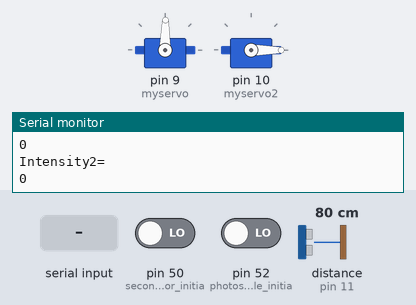
The sketch below on a simulated Arduino Mega 2560, built with avr-gcc and run on an emulated ATmega2560. Shown: 2 × servo, the last lines printed to the serial monitor. The test bench sets the inputs (shaded band); at power-on: pin 50 (second_photosensor_initia) LOW, pin 52 (photosensor_module_initia) LOW, distance to the obstacle (sensor on pin 11) 80 cm. The echo pulse lasts 58.3 µs per cm.

Above: at 2.2 s.
2.3 s: pin 50 (second_photosensor_initia) driven HIGH
At 2.8 s:
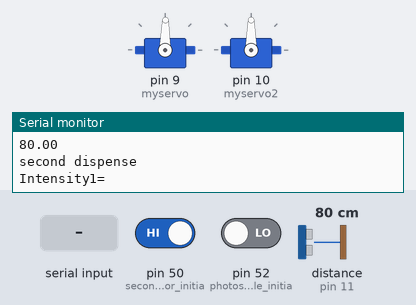
4.1 s: "1" received over the second serial link
At 5.0 s:
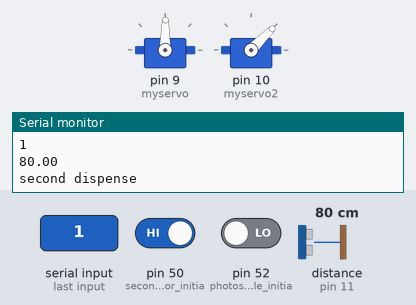
5.8 s: pin 52 (photosensor_module_initia) driven HIGH
At 6.9 s:
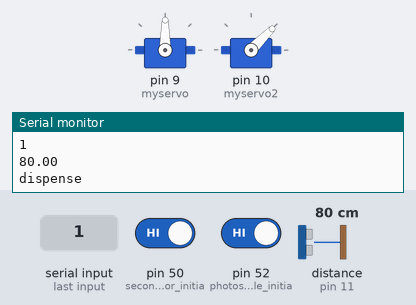
7.7 s: "2" received over the second serial link
At 9.0 s:
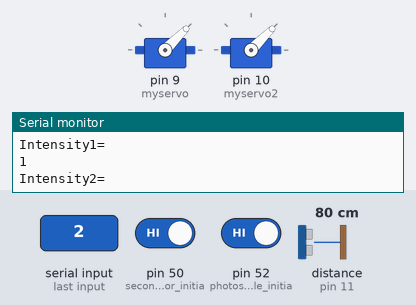
9.3 s: "4" received over the second serial link
At 9.8 s:
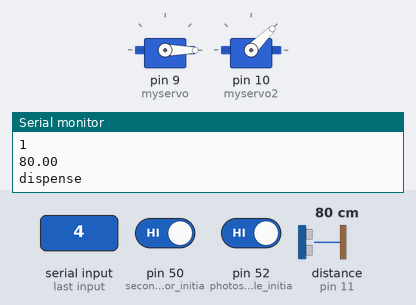
11.0 s: "0" received over the second serial link
At 11.7 s:
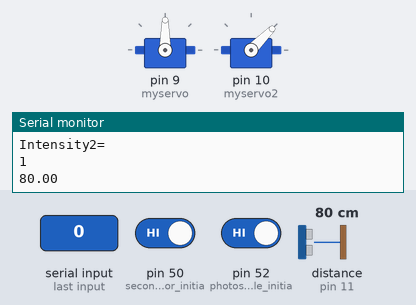
Timing chart, 0 to 13.6 s (numbered marks = the images above; inputs shaded):
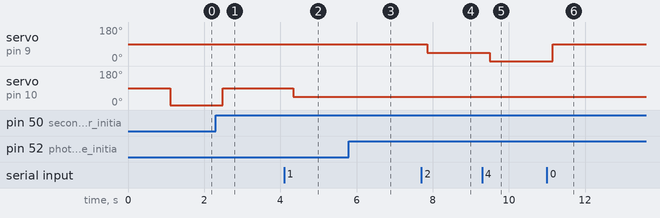

Measured:
- after the input at 2.3 s, servo on pin 10 (myservo2): 0° → 90° after 0.19 s
- after the input at 4.1 s, servo on pin 10 (myservo2): 90° → 45° after 0.25 s
- after the input at 5.8 s, servo on pin 9 (myservo): 89° → 90° after 0.20 s
- after the input at 7.7 s, servo on pin 9 (myservo): 90° → 45° after 0.15 s
- after the input at 9.3 s, servo on pin 9 (myservo): 45° → 0° after 0.20 s
- after the input at 11.0 s, servo on pin 9 (myservo): 0° → 90° after 0.15 s

The sketch:

servomove.ino
```cpp
/*
 *  CEID Food Assembly Line code
 *  by Wesley Wong
 */

//HC-05 bluetooth module SoftwareSerial library
#include <SoftwareSerial.h>
SoftwareSerial MyBlue(2, 3); // Software definition for serial pins; RX2 & TX3
int val = 0; // declare variable for input from device

//ultrasonic sensor
#include <HCSR04.h>
// Initialize sensor that uses digital pins 12 and 11.
int triggerPin = 12;
int echoPin = 11;
UltraSonicDistanceSensor distanceSensor(triggerPin, echoPin);
//Test distance = (high level time × velocity of sound (340m/s)/2

// Servo Setup
#include <Servo.h>
Servo myservo;  // create servo object to control a servo
int servingsFirst = 0;  // number of servings for first dispenser
Servo myservo2; // second servo
int servingsSecond = 0; // number of servings for second dispenser


void setup() {
  // put your setup code here, to run once:
  pinMode(52,INPUT);   // photosensor module initialization port
  pinMode(50,INPUT);  // second photosensor initialization
  myservo.attach(9);   //  attaches the servo on pin 9 to the servo object
  myservo2.attach(10); // second servo to pin 10
  Serial.begin(9600);  // initialization of serial port
  MyBlue.begin(9600);  // Configuring software serial baud rate at 9600
  Serial.println("Ready to connect/nDefault password is 1234 or 000");
  delay(1000);
}

void loop() {
  // put your main code here, to run repeatedly:
  if (MyBlue.available()) //checks if connected and assigns read value to val
   val = MyBlue.read();
  /*
   * Legend: (val from bluetooth-serving sizes)
   * 0-00
   * 1-01
   * 2-10
   * 3-11
   * 4-21
   * 5-12
   * 6-02
   * 7-20
   * 8-22
   */
  if (val == '0')
  {
    servingsFirst = 0;
    servingsSecond = 0;
  }
  else if (val == '1')
  {
    servingsFirst = 0;
    servingsSecond = 1;
  }
  else if (val == '2')
  {
    servingsFirst = 1;
    servingsSecond = 0;
  }
  else if (val == '3')
  {
    servingsFirst = 1;
    servingsSecond = 1;
  }
  else if (val == '4')
  {
    servingsFirst = 2;
    servingsSecond = 1;
  }
  else if (val == '5')
  {
    servingsFirst = 1;
    servingsSecond = 2;
  }
  else if (val == '6')
  {
    servingsFirst = 0;
    servingsSecond = 2;
  }
  else if (val == '7')
  {
    servingsFirst = 2;
    servingsSecond = 0;
  }
  else if (val == '8')
  {
    servingsFirst = 2;
    servingsSecond = 2;
  }
  int tempOne=digitalRead(52);      // assign light sensor one to port 52
  int tempTwo=digitalRead(50);      // light sensor two to port 50
  Serial.println("Intensity1=");    //print on serial monitor using ""
  Serial.println(tempOne);          //display output on serial monitor
  Serial.println("Intensity2=");    //print on serial monitor using ""
  Serial.println(tempTwo);          //display output on serial monitor

  // Every 100 miliseconds, do a measurement using the sensor and print the distance in centimeters.
  double distance = distanceSensor.measureDistanceCm(); //measures distance in cm
  Serial.println(distance);
  delay(100);

  if(tempOne == HIGH)               //HIGH means,light got blocked
  {
    // dispenses first module
    Serial.println("dispense");
    myservo.write(90 - (45 * servingsFirst)); // dispense out
    delay(100);
    // myservo.write(100); // reverses directon for a bit to unclog
  }
  else if(tempTwo == HIGH)
  {
    // dispenses second module
    Serial.println("second dispense");
    myservo2.write(90 - (45 * servingsSecond)); // dispense out
    delay(100);
    // myservo2.write(100); // reverses direction for a bit
  }
  else {
    myservo.write(89); // stops servos
    myservo2.write(0); // stops servos
  }
}
```
